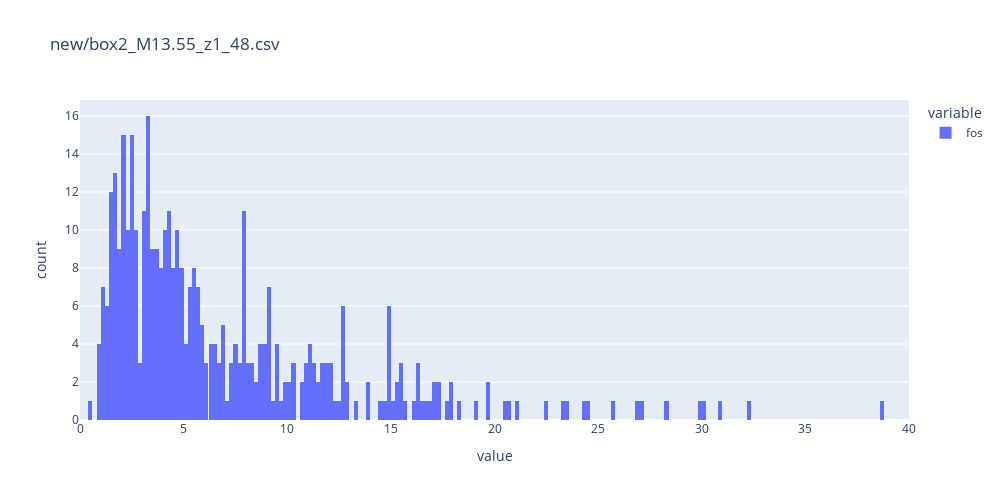
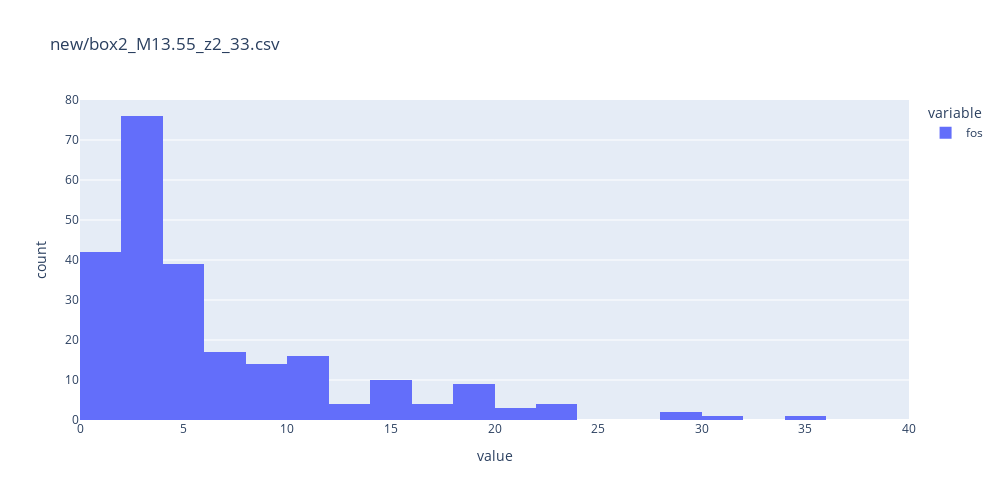
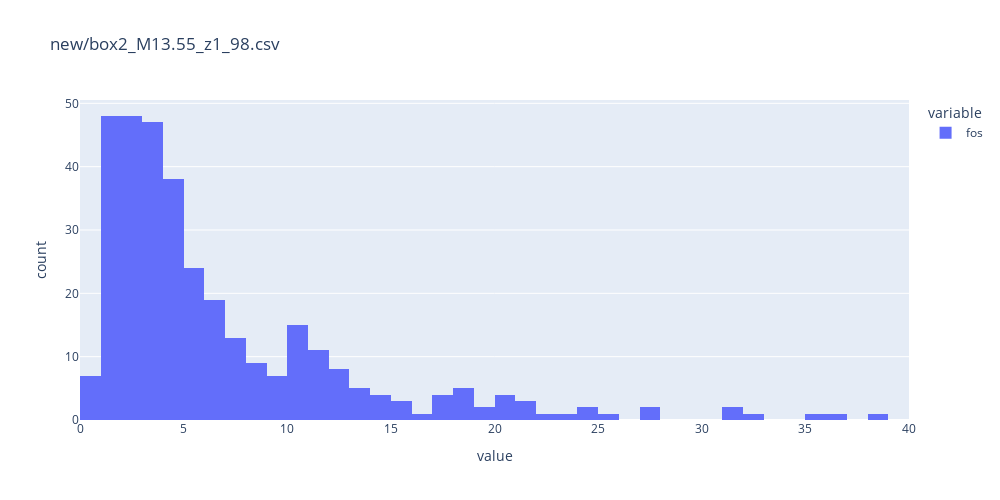
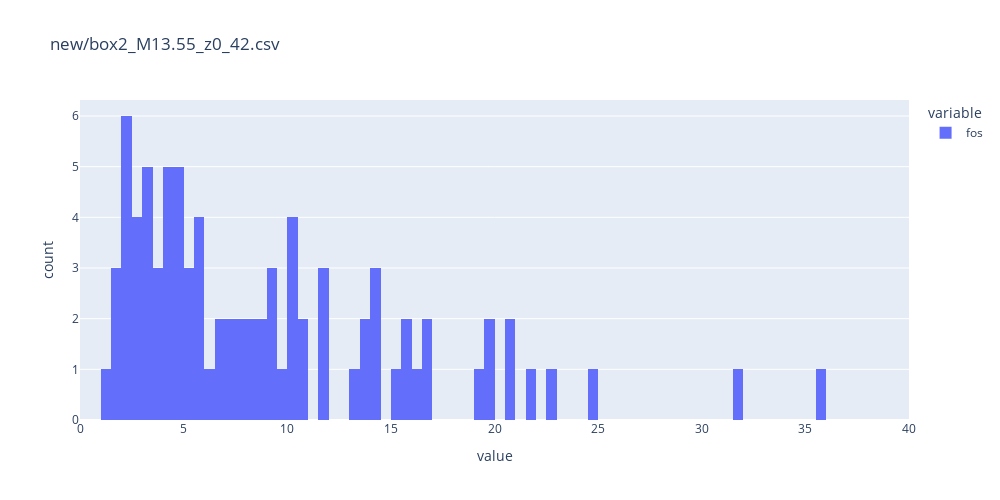

The notebook cell these images were saved under, in order:
### Code cell
import plotly.express as px

for filename in all_files:

    fig = px.histogram(frame.fos[(frame.name==filename)], nbins= len(frame.fos[(frame.name==filename)]), title = filename)
    fig.update_layout(autosize=False, width=1000, height=500, xaxis_range=[0,40])
    fig.show()
    print('median fossilness value = ', frame.fos[(frame.name==filename)].median())

### Figure 1 — Plotly figure (JSON) as saved in the notebook; plotly's stock layout.template omitted (floating-point values rounded to 4 significant figures; data arrays with more than 128 entries replaced by an {"elided": "..."} marker saying what was removed)
{"data": [{"alignmentgroup": "True", "bingroup": "x", "hovertemplate": "variable=fos<br>value=%{x}<br>count=%{y}<extra></extra>", "legendgroup": "fos", "marker": {"color": "#636efa"}, "name": "fos", "nbinsx": 400, "offsetgroup": "fos", "orientation": "v", "showlegend": true, "type": "histogram", "x": {"elided": "400 float values"}, "xaxis": "x", "yaxis": "y"}], "layout": {"autosize": false, "barmode": "relative", "height": 500, "legend": {"title": {"text": "variable"}, "tracegroupgap": 0}, "title": {"text": "new/box2_M13.55_z1_48.csv"}, "width": 1000, "xaxis": {"anchor": "y", "domain": [0, 1], "range": [0, 40], "title": {"text": "value"}}, "yaxis": {"anchor": "x", "domain": [0, 1], "title": {"text": "count"}}}}

### Figure 2 — Plotly figure (JSON) as saved in the notebook; plotly's stock layout.template omitted (floating-point values rounded to 4 significant figures; data arrays with more than 128 entries replaced by an {"elided": "..."} marker saying what was removed)
{"data": [{"alignmentgroup": "True", "bingroup": "x", "hovertemplate": "variable=fos<br>value=%{x}<br>count=%{y}<extra></extra>", "legendgroup": "fos", "marker": {"color": "#636efa"}, "name": "fos", "nbinsx": 252, "offsetgroup": "fos", "orientation": "v", "showlegend": true, "type": "histogram", "x": {"elided": "252 float values"}, "xaxis": "x", "yaxis": "y"}], "layout": {"autosize": false, "barmode": "relative", "height": 500, "legend": {"title": {"text": "variable"}, "tracegroupgap": 0}, "title": {"text": "new/box2_M13.55_z2_33.csv"}, "width": 1000, "xaxis": {"anchor": "y", "domain": [0, 1], "range": [0, 40], "title": {"text": "value"}}, "yaxis": {"anchor": "x", "domain": [0, 1], "title": {"text": "count"}}}}

### Figure 3 — Plotly figure (JSON) as saved in the notebook; plotly's stock layout.template omitted (floating-point values rounded to 4 significant figures; data arrays with more than 128 entries replaced by an {"elided": "..."} marker saying what was removed)
{"data": [{"alignmentgroup": "True", "bingroup": "x", "hovertemplate": "variable=fos<br>value=%{x}<br>count=%{y}<extra></extra>", "legendgroup": "fos", "marker": {"color": "#636efa"}, "name": "fos", "nbinsx": 347, "offsetgroup": "fos", "orientation": "v", "showlegend": true, "type": "histogram", "x": {"elided": "347 float values"}, "xaxis": "x", "yaxis": "y"}], "layout": {"autosize": false, "barmode": "relative", "height": 500, "legend": {"title": {"text": "variable"}, "tracegroupgap": 0}, "title": {"text": "new/box2_M13.55_z1_98.csv"}, "width": 1000, "xaxis": {"anchor": "y", "domain": [0, 1], "range": [0, 40], "title": {"text": "value"}}, "yaxis": {"anchor": "x", "domain": [0, 1], "title": {"text": "count"}}}}

### Figure 4 — Plotly figure (JSON) as saved in the notebook; plotly's stock layout.template omitted (floating-point values rounded to 4 significant figures)
{"data": [{"alignmentgroup": "True", "bingroup": "x", "hovertemplate": "variable=fos<br>value=%{x}<br>count=%{y}<extra></extra>", "legendgroup": "fos", "marker": {"color": "#636efa"}, "name": "fos", "nbinsx": 86, "offsetgroup": "fos", "orientation": "v", "showlegend": true, "type": "histogram", "x": [2.036, 5.758, 21.67, 8.967, 13.82, 1.729, 19.46, 11.89, 4.939, 7.647, 7.523, 5.12, 2.656, 14.49, 4.16, 15.84, 11.54, 2.09, 19.8, 20.99, 2.951, 1.956, 14.04, 2.839, 5.089, 3.462, 4.295, 11.55, 9.527, 35.91, 19.74, 1.464, 10.49, 3.791, 4.884, 13.07, 3.678, 31.68, 40.28, 7.052, 2.111, 2.167, 10.5, 6.537, 24.51, 9.056, 3.882, 2.769, 3.276, 10.38, 8.926, 10.36, 10.5, 22.79, 4.205, 8.425, 5.631, 4.626, 7.078, 15.57, 3.406, 16.67, 9.382, 1.914, 14.02, 16.33, 3.445, 9.003, 8.39, 5.409, 4.597, 3.374, 4.613, 13.6, 4.293, 5.546, 16.62, 20.69, 6.765, 2.059, 5.993, 2.4, 6.123, 10.89, 4.231, 15.27], "xaxis": "x", "yaxis": "y"}], "layout": {"autosize": false, "barmode": "relative", "height": 500, "legend": {"title": {"text": "variable"}, "tracegroupgap": 0}, "title": {"text": "new/box2_M13.55_z0_42.csv"}, "width": 1000, "xaxis": {"anchor": "y", "domain": [0, 1], "range": [0, 40], "title": {"text": "value"}}, "yaxis": {"anchor": "x", "domain": [0, 1], "title": {"text": "count"}}}}
